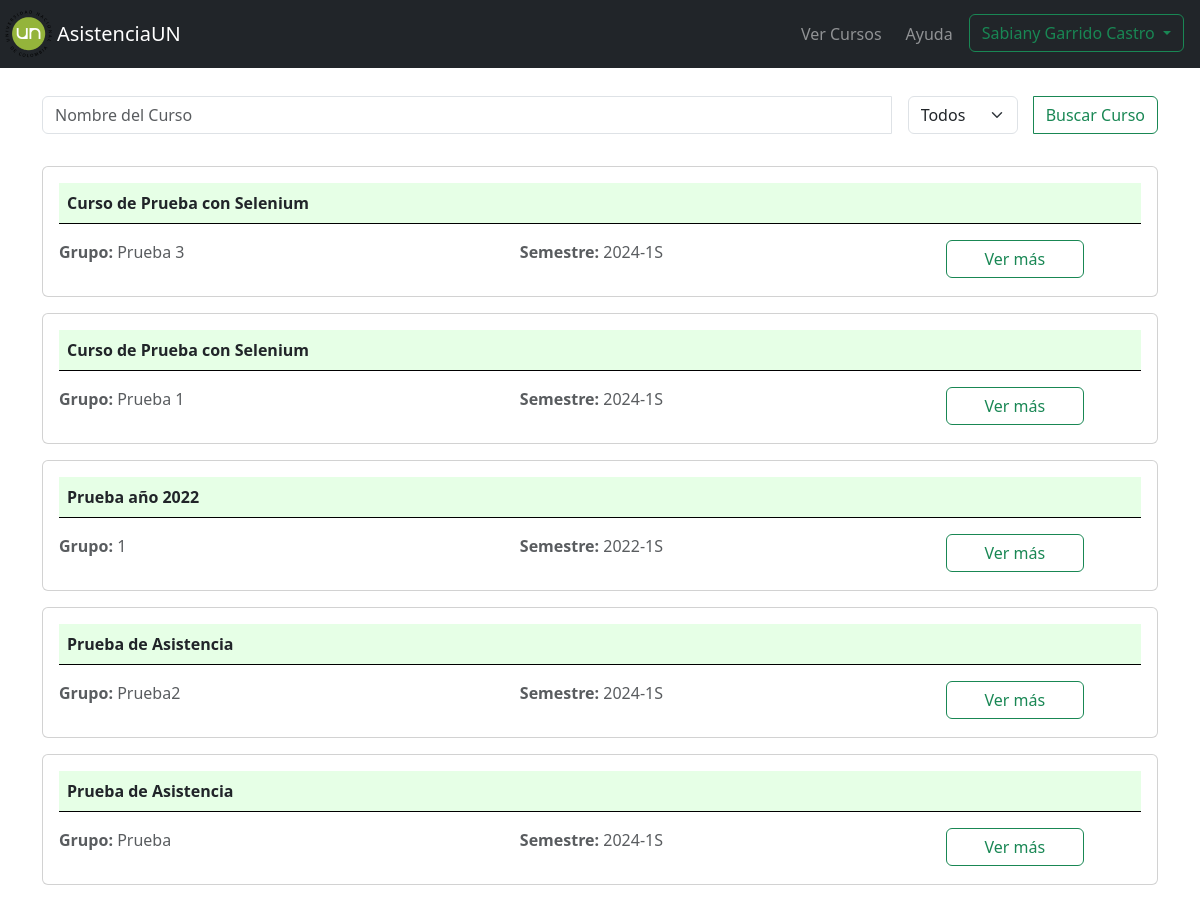
The page /listar_grupos_estudiantes/ (signed in, upper part) on the database as committed earlier.
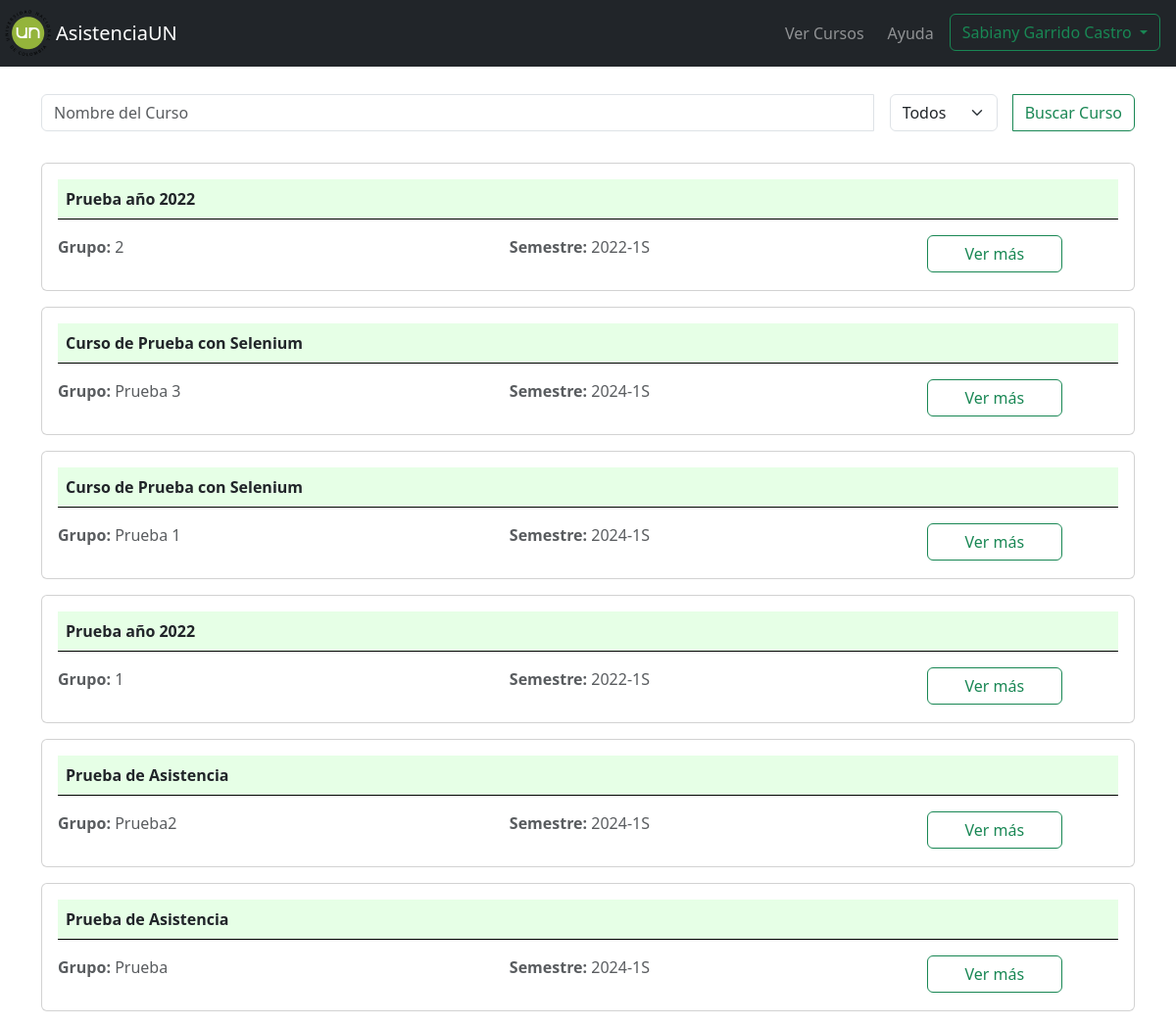
The same page on the database as committed later.
### myapp/models.py (models this page shows)
class Grupos(models.Model):
    id_grupo = models.AutoField(primary_key=True)
    nombre_grupo = models.CharField(max_length=50, null=False)
    curso_grupo = models.ForeignKey(Cursos, on_delete=models.CASCADE)
    estudiantes_grupo = models.ManyToManyField(Estudiantes, through='Inscripcion')

class Cursos(models.Model):
    id_curso = models.AutoField(primary_key=True)
    nombre_curso = models.CharField(max_length=100, null=False)
    anio_curso = models.IntegerField(null=False)
    semestre_curso = models.CharField(max_length=2, null=False, choices=[('1S', '1S'), ('2S', '2S')])
    fecha_creacion_curso = models.DateTimeField(auto_now_add=True)
    profesor_curso = models.ForeignKey(Profesores, on_delete=models.CASCADE)

### myapp/views.py (the view, shortened to what this page needs)
# urls.py: path('listar_grupos_estudiantes/', views.listar_grupos_estudiantes, name='listar_grupos_estudiantes'),
@login_required
def listar_grupos_estudiantes(request):
    if  'estudiante_id' in request.session:
        estudiante = Estudiantes.objects.get(id=request.session['estudiante_id'])
        grupos = Grupos.objects.filter(estudiantes_grupo=estudiante).order_by('-id_grupo')
        semestres = Grupos.objects.filter(estudiantes_grupo=estudiante).values('curso_grupo__anio_curso', 'curso_grupo__semestre_curso').distinct().order_by('-curso_grupo__anio_curso', '-curso_grupo__semestre_curso')
        for i in grupos:
            if f'info_{i.id_grupo}' in request.POST:
                try:
                    return redirect('registrar_asistencia',  grupo=i.id_grupo)
                except Exception as e:
                    print(e)
                    return render(request, 'estudiantes/cursos_estudiante.html', {'grupos': grupos, 'estudiante': estudiante, 'semestres': semestres})
        return render(request, 'estudiantes/cursos_estudiante.html', {'grupos': grupos, 'estudiante': estudiante, 'semestres': semestres})
    else:
        return redirect('index')

### myapp/templates/estudiantes/cursos_estudiante.html (shortened to what this page needs)
{% extends "estudiantes/format.html" %}
{% block content %}
<div class="container mt-5 pt-5">
    <form method="POST">
        <div class="input-group mb-3">
            <input type="text" class="form-control" placeholder="Nombre del Curso" aria-label="Search"
                aria-describedby="search-button" name="nombre_curso">
            <div class="btn-group mr-2 ml-2" role="group">
                <select class="form-select mr-2 ml-2" aria-label="Default select example" name="semestre">
                    <option selected disabled value="">Todos</option>
                </select>
            </div>
            <div class="input-group-append">
                <button class="btn btn-outline-success" type="submit" name="buscar_curso" id="search-button">Buscar
                    Curso</button>
            </div>
        </div>
    </form>
    <div class="row">
        {% if grupos %}
        {% for grupo in grupos %}
        <div class="col-12">
            <form method="POST">
                <div class="card mt-3">
                    <div class="card-body">
                        <div class="row">
                            <div class="col-12">
                                <p style="border-bottom: 1px solid black;" class="header-cursos-estudiante p-2"><strong>
                                        {{grupo.curso_grupo.nombre_curso}}</strong></p>
                            </div>
                            <div class="col-5">
                                <p class="text-muted"><strong>Grupo:</strong> {{grupo.nombre_grupo}} </p>
                            </div>
                            <div class="col-4">
                                <p class="text-muted"><strong>Semestre:</strong>
                                    {{grupo.curso_grupo.anio_curso}}-{{grupo.curso_grupo.semestre_curso}}</p>
                            </div>
                            <div class="col-md-3">
                                <div class="d-grid gap-2 col-8 mx-auto">
                                    <button type="submit" class="btn btn-outline-success"
                                        name="info_{{ grupo.id_grupo }}">Ver más</button>
                                </div>
                            </div>
                        </div>
                    </div>
                </div>
            </form>
        </div>
        {% endfor %}
        {% endif %}
    </div>
</div>
{% endblock %}

Rows that differ between the two databases and show on the page:
added Grupos: curso_grupo.nombre_curso "Prueba año 2022", nombre_grupo "2", curso_grupo.anio_curso "2022", curso_grupo.semestre_curso "1S"
